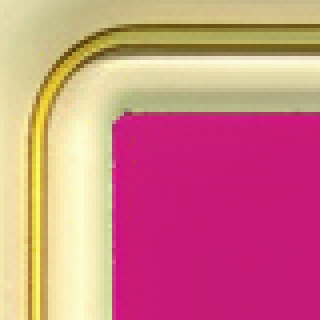
#> input picture design/ui/garden-suite-20261117/output/source/_frame_corner.png, 320 x 320 px, given in place of miora_text_to_image-1794910185454-0-1262bf84196a.png, which was not available
$ python process_v02.py
#> lines starting #> are read from the running program, lines starting #| are printed output that depends on the picture; after the words box and inside, x2 and y2 are one past the last pixel; in counts of white or black regions, pixels touching at a corner belong together
"""
v02 修订处理：frame-art_v02 / pill-cream_v02 / icon-lock_v02 / mascot_v02
严格按《全套素材审查与最后修订.md》执行：
  frame  -> 严格正视对称方框，外框 24..744，内孔 96..672 全透明，单条细金线
  pill   -> 512x160，主体 12..500 x 10..142，上下各留透明安全边，平坦暖白中心
  lock   -> 256x256，主体最长边 ~205，透明边距 >=20，清残渣/杂点，不伤轮廓
  mascot -> 可选，512x640 正面视角，眼嘴不透明
"""
import cv2, numpy as np, shutil, os

M = r'C:\Users\admin\.workbuddy\plugins\data\mcp-miora\miora-media'
BASE = r'E:\UnityProject\MutiplayGame\BlockOut\design\ui\garden-suite-20261117\output'
REVIEW = BASE + r'\review'
SRC = {
    'frame':  M + r'\miora_text_to_image-1794910185454-0-1262bf84196a.png',
    'pill':   M + r'\miora_text_to_image-1794910409239-0-702abad431c3.png',
    'lock':   M + r'\miora_text_to_image-1794910218679-0-92923ee47720.png',
    'mascot': M + r'\miora_text_to_image-1794910238801-0-71d5802db411.png',
}


# ---------------------------------------------------------------- 基础工具
def chroma_key(im):
    """自适应色键 -> (rgb去底, alpha)"""
    f = im.astype(np.float32)
    b, g, r = f[:, :, 0], f[:, :, 1], f[:, :, 2]
    subj = np.maximum(g / (r + 1), g / (b + 1))
    k = 10
    corners = np.concatenate([subj[:k, :k].ravel(), subj[:k, -k:].ravel(),
                              subj[-k:, :k].ravel(), subj[-k:, -k:].ravel()])
    lo = float(np.median(corners)) + 0.10
    hi = lo + 0.18
    a = (np.clip((subj - lo) / (hi - lo), 0, 1) * 255).astype(np.uint8)
    a = cv2.GaussianBlur(a, (3, 3), 0.5)
    n, lab, stats, _ = cv2.connectedComponentsWithStats((a > 40).astype(np.uint8), 8)
    if n > 1:
        keep = 1 + int(np.argmax(stats[1:, cv2.CC_STAT_AREA]))
        a[lab != keep] = 0
    bg = np.median(im[a < 10].reshape(-1, 3), axis=0)
    al = a[..., None].astype(np.float32) / 255
    rgb = np.clip((f - (1 - al) * bg) / np.maximum(al, 0.5), 0, 255)
    rgb = np.where(a[..., None] < 25, im, rgb)
    return rgb.astype(np.uint8), a


def gold_mask(rgb):
    b, g, r = rgb[:, :, 0].astype(int), rgb[:, :, 1].astype(int), rgb[:, :, 2].astype(int)
    return (r > 150) & (r - b > 45) & (g > 95) & (g < r * 0.98)


def fill_nearest(rgb, mask, exclude=None):
    """把 mask 区域用最近的非 mask 像素颜色填充（等距最近邻）"""
    h, w = mask.shape
    valid = (~mask).astype(np.uint8)
    if exclude is not None:
        valid[exclude] = 0
    if valid.sum() == 0:
        return rgb
    dist, labels = cv2.distanceTransformWithLabels(1 - valid, cv2.DIST_L2, 5,
                                                    labelType=cv2.DIST_LABEL_PIXEL)
    ys, xs = np.nonzero(valid)
    coord = np.stack([xs, ys], 1)
    idx = labels - 1
    safe = np.clip(idx, 0, len(coord) - 1)
    ok = (idx >= 0) & (idx < len(coord))
    gy, gx = np.mgrid[0:h, 0:w]
    nx = np.where(ok, coord[safe, 0], gx)
    ny = np.where(ok, coord[safe, 1], gy)
    out = rgb.copy()
    out[mask] = rgb[ny[mask], nx[mask]]
    return out


def despeckle(rgb, alpha, min_area=40):
    """移除孤立小碎块；填充主体内的小空洞"""
    solid = (alpha > 40).astype(np.uint8)
    n, lab, stats, _ = cv2.connectedComponentsWithStats(solid, 8)
    if n > 1:
        biggest = 1 + int(np.argmax(stats[1:, 4]))
        small = [i for i in range(1, n) if stats[i, 4] < min_area]
        if small:
            kill = np.isin(lab, small)
            alpha = alpha.copy()
            alpha[kill] = 0
    return rgb, alpha


def despill_edge(rgb, alpha):
    """半透明边缘颜色替换为最近实心主体色（清除洋红/灰毛边）"""
    solid = (alpha >= 250).astype(np.uint8)
    if solid.sum() == 0:
        return rgb
    dist, labels = cv2.distanceTransformWithLabels(1 - solid, cv2.DIST_L2, 5,
                                                    labelType=cv2.DIST_LABEL_PIXEL)
    ys, xs = np.nonzero(solid)
    coord = np.stack([xs, ys], 1)
    idx = labels - 1
    safe = np.clip(idx, 0, len(coord) - 1)
    ok = (idx >= 0) & (idx < len(coord))
    h, w = alpha.shape
    gy, gx = np.mgrid[0:h, 0:w]
    nx = np.where(ok, coord[safe, 0], gx)
    ny = np.where(ok, coord[safe, 1], gy)
    band = (alpha > 0) & (alpha < 250)
    out = rgb.copy()
    out[band] = rgb[ny[band], nx[band]]
    return out


def nearest_solid_color(rgb, alpha):
    solid = (alpha >= 250).astype(np.uint8)
    ys, xs = np.nonzero(solid)
    return np.median(rgb[solid.astype(bool)], axis=0)


def previews(rgba, name, size):
    a = rgba[:, :, 3].astype(np.float32) / 255
    h, w = a.shape
    yy, xx = np.mgrid[0:h, 0:w]
    chk = (((xx // 24 + yy // 24) % 2) * 28 + 120).astype(np.uint8)
    bgs = {
        'checker': np.dstack([chk] * 3).astype(np.float32),
        'white': np.full((h, w, 3), 255, np.float32),
        'darkgray': np.full((h, w, 3), 55, np.float32),
        'lightblue': np.dstack([np.full((h, w), 205, np.float32),
                                np.full((h, w), 228, np.float32),
                                np.full((h, w), 245, np.float32)]),
    }
    for bn, bg in bgs.items():
        comp = (rgba[:, :, :3].astype(np.float32) * a[..., None] + bg * (1 - a[..., None])).astype(np.uint8)
        cv2.imwrite(os.path.join(REVIEW, f'{name}_{bn}.png'), comp)


def save(rgba, path, name):
    cv2.imwrite(path, rgba)
    previews(rgba, name, None)
    a = rgba[:, :, 3]
    ys, xs = np.nonzero(a > 40)
    print(f'  -> {os.path.basename(path)}  {rgba.shape[1]}x{rgba.shape[0]}  '
          f'bbox=({xs.min()},{ys.min()})-({xs.max()},{ys.max()}) '
          f'body={xs.max()-xs.min()+1}x{ys.max()-ys.min()+1}')
    return rgba


def piece_map(dst_lo, dst_mid1, dst_mid2, dst_hi, src_lo, src_m1, src_m2, src_hi, n):
    """构造 dst->src 分段线性映射"""
    m = np.zeros(n, np.float32)
    def seg(d0, d1, s0, s1):
        d = np.arange(d0, d1)
        m[d] = s0 + (d - d0) * (s1 - s0) / (d1 - d0)
    seg(0, dst_lo, 0, src_lo)
    seg(dst_lo, dst_mid1, src_lo, src_m1)
    seg(dst_mid1, dst_mid2, src_m1, src_m2)
    seg(dst_mid2, dst_hi, src_m2, src_hi)
    seg(dst_hi, n, src_hi, n)
    return m


# ================================================================ A11 画框
def build_frame():
    print('=== A11 frame-art_v02 ===')
    im = cv2.imread(SRC['frame'])
#> im is the input picture: shape (320, 320, 3); mean B, G, R 132, 126.8, 206.8
    rgb, alpha = chroma_key(im)
#> in chroma_key, `corners = np.concatenate([subj[:k, :k].ravel(), subj[:k, -k:].ravel(),..`: corners = 400 values, max 1.35 at index 182, min 0.208 at index 300, mean 1.02
#> in chroma_key, `lo = float(np.median(corners)) + 0.10`: lo = 1.36
#> in chroma_key, `hi = lo + 0.18`: hi = 1.54
#> in chroma_key, `n, lab, stats, _ = cv2.connectedComponentsWithStats((a > 40).astype(np..`:
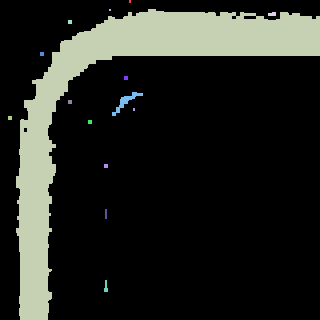
#> lab: shape (320, 320) int32; 16 distinct labels, from 0 to 15; one colour per label, 0 black
#> in chroma_key, `n, lab, stats, _ = cv2.connectedComponentsWithStats((a > 40).astype(np..`: n = 16; stats = 16 rows, first 6: [0, 0, 320, 320, 83596], [129, 0, 2, 3, 6], [109, 9, 2, 2, 4], [16, 9, 304, 311, 18415], [268, 12, 8, 4, 28], [68, 20, 4, 4, 16]
#> in chroma_key, `keep = 1 + int(np.argmax(stats[1:, cv2.CC_STAT_AREA]))`: keep = 3
#> in chroma_key, `a[lab != keep] = 0`: a: shape (320, 320); min 0, max 255, mean 39
#> in chroma_key, `bg = np.median(im[a < 10].reshape(-1, 3), axis=0)`: bg = [128, 58, 201]
    rgb, alpha = despeckle(rgb, alpha, 60)
#> in despeckle, `solid = (alpha > 40).astype(np.uint8)`:
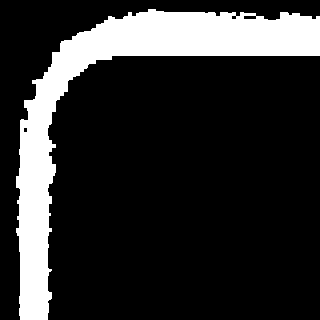
#> solid: shape (320, 320); values 0 (black) and 1 (white), 18% white; 1 white region, box (x1, y1, x2, y2) and area: (16, 9, 320, 320) 18415
#> in despeckle, `n, lab, stats, _ = cv2.connectedComponentsWithStats(solid, 8)`: n = 2; stats = [[0, 0, 320, 320, 83985], [16, 9, 304, 311, 18415]]
#> in despeckle, `biggest = 1 + int(np.argmax(stats[1:, 4]))`: biggest = 1
#> in despeckle, `small = [i for i in range(1, n) if stats[i, 4] < min_area]`: small = []

    # 1) 去掉 AI 生成的多余金线，换成后面统一绘制的单条细金线
    gm = gold_mask(rgb) & (alpha > 30)
#> in gold_mask, `b, g, r = rgb[:, :, 0].astype(int), rgb[:, :, 1].astype(int), rgb[:, :..`: b: shape (320, 320) int64; 219 distinct labels, from 3 to 223
#> in gold_mask, `b, g, r = rgb[:, :, 0].astype(int), rgb[:, :, 1].astype(int), rgb[:, :..`: g: shape (320, 320) int64; 234 distinct labels, from 10 to 255
#> in gold_mask, `b, g, r = rgb[:, :, 0].astype(int), rgb[:, :, 1].astype(int), rgb[:, :..`: r: shape (320, 320) int64; 213 distinct labels, from 3 to 255
#> in gold_mask, `return (r > 150) & (r - b > 45) & (g > 95) & (g < r * 0.98)`: returned value: shape (320, 320) bool; 37.4% white; 24 white regions (12 under 20 px), largest, box (x1, y1, x2, y2) and area: (0, 0, 320, 320) 37665, (264, 100, 284, 104) 80, (192, 108, 212, 112) 80
#> gm: shape (320, 320) bool; 8.2% white; 8 white regions (4 under 20 px), largest, box (x1, y1, x2, y2) and area: (20, 32, 320, 320) 8273, (112, 24, 124, 28) 43, (76, 36, 88, 44) 42, (168, 21, 176, 24) 20
    rgb = fill_nearest(rgb, gm)
#> in fill_nearest, `dist, labels = cv2.distanceTransformWithLabels(1 - valid, cv2.DIST_L2,..`:
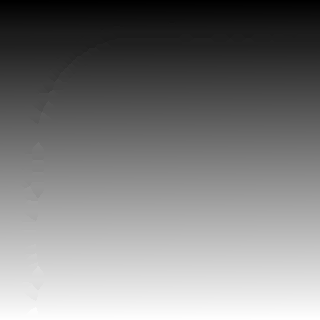
#> labels: shape (320, 320) int32; min 1, max 93969, mean 46516.4; drawn with min black and max white
#> in fill_nearest, `coord = np.stack([xs, ys], 1)`: coord = 93969 pairs, first value 0 to 319, second value 0 to 319
#> in fill_nearest, `ok = (idx >= 0) & (idx < len(coord))`: ok: shape (320, 320) bool; every value is 1
#> in fill_nearest, `ny = np.where(ok, coord[safe, 1], gy)`: ny: shape (320, 320) int64; 320 distinct labels, from 0 to 319
#> in fill_nearest, `out[mask] = rgb[ny[mask], nx[mask]]`: out: shape (320, 320, 3); mean B, G, R 132.2, 130.3, 204
    print(f'  源金线像素={int(gm.sum())} -> 已移除，待统一重绘')
#|   源金线像素=8431 -> 已移除，待统一重绘

    # 2) 分段线性 warp：源外框 94..673 / 孔 169..598,169..596 -> 目标外框 24..744 / 孔 96..672
    mx = piece_map(24, 96, 672, 744, 94, 169, 598, 673, 768)
    my = piece_map(24, 96, 672, 744, 93, 169, 596, 673, 768)
    MX, MY = np.meshgrid(mx, my)
    w_rgb = cv2.remap(rgb, MX, MY, cv2.INTER_CUBIC, borderMode=cv2.BORDER_REPLICATE)
    w_a = cv2.remap(alpha, MX, MY, cv2.INTER_LINEAR, borderMode=cv2.BORDER_REPLICATE)

    # 3) 强制内孔 = 正方形 96..672 全透明（含四角），外框保留源圆角
    out = np.zeros((768, 768, 4), np.uint8)
    xs = np.arange(768)
    hole_mask = ((xs[None, :] >= 96) & (xs[None, :] <= 672)).astype(np.uint8) * \
                ((xs[:, None] >= 96) & (xs[:, None] <= 672)).astype(np.uint8)
    a = w_a.copy()
    a[hole_mask > 0] = 0

    # 4) 内缘柔和阴影（孔外 0..4px）
    #    注意：distanceTransform 以 0 像素为"背景"，故用 1-hole_mask 才能量出
    #    框体像素到孔边缘的距离（用 hole_mask 时框体侧恒为 0）
    dist_out = cv2.distanceTransform((1 - hole_mask).astype(np.uint8), cv2.DIST_L2, 5)
    shadow = (dist_out > 0) & (dist_out <= 4) & (a > 0)
#> shadow: shape (768, 768) bool; every value is 0
    out_rgb = w_rgb.astype(np.float32)
    out_rgb[shadow] *= 0.90

    # 5) 单条细金线（距孔边缘 16..22px 的等距环）
    gold_band = (dist_out >= 16) & (dist_out <= 22) & (a > 0)
    gcol = np.array([96, 205, 244], np.float32)   # BGR，暖金
    # 顶边稍亮、底边稍暗，模拟左上光
    yy = np.arange(768, dtype=np.float32)
    shade = 1.06 - 0.16 * (yy / 768.0)
    gold_rgb = gcol[None, :] * shade[:, None]          # (768,3)
    gold3 = np.repeat(gold_rgb[:, None, :], 768, axis=1)   # (768,768,3)
    out_rgb[gold_band] = gold3[gold_band]
    print(f'  金线像素={int(gold_band.sum())}')
#|   金线像素=0

    out[:, :, :3] = np.clip(out_rgb, 0, 255).astype(np.uint8)
#> out: shape (768, 768, 4)
    out[:, :, 3] = a
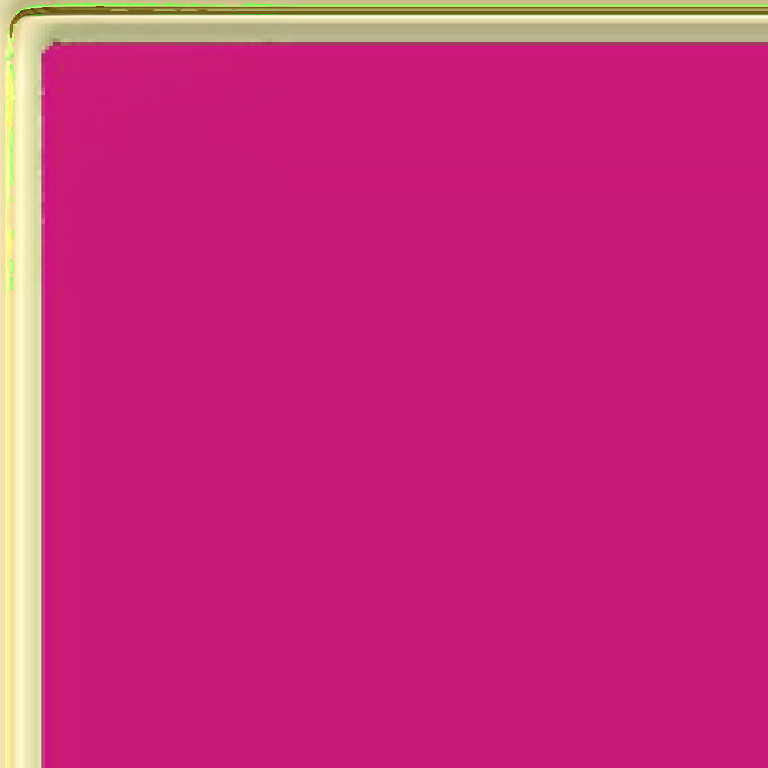
#> out: shape (768, 768, 4); mean B, G, R, A 122.2, 44.5, 199.1, 5.2
    save(out, BASE + r'\components\frame-art_v02.png', 'frame-art_v02')
#> in save, `ys, xs = np.nonzero(a > 40)`: ys = 13769 values from 3 to 767; xs = 13769 values, max 767 at index 913, min 4 at index 8523, mean 219.4
#|   -> E:\UnityProject\MutiplayGame\BlockOut\design\ui\garden-suite-20261117\output\components\frame-art_v02.png  768x768  bbox=(4,3)-(767,767) body=764x765
    shutil.copy(SRC['frame'], BASE + r'\source\frame-art_v02-source.png')

    # 报告
    ys, xs2 = np.nonzero(out[:, :, 3] > 40)
#> ys = 13769 values from 3 to 767; xs2 has the same summary as xs in save
    print(f'  外框 bbox=({xs2.min()},{ys.min()})-({xs2.max()},{ys.max()})')
#|   外框 bbox=(4,3)-(767,767)
    print(f'  内孔 96..672 全透明? {int((out[96:673,96:673,3] > 0).sum())} 个非透明像素（应为0）')
#|   内孔 96..672 全透明? 0 个非透明像素（应为0）


# ================================================================ A13 胶囊
def build_pill():
    print('=== A13 pill-cream_v02 ===')
    im = cv2.imread(SRC['pill'])
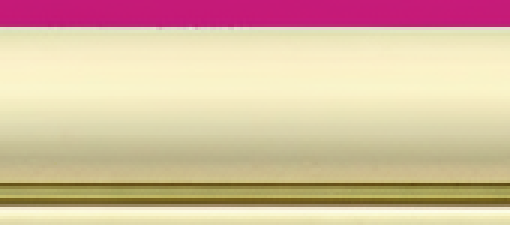
#> input picture design/ui/garden-suite-20261117/output/source/_frame_top.png, 510 x 225 px, given in place of miora_text_to_image-1794910409239-0-702abad431c3.png, which was not available
#> im is the input picture: shape (225, 510, 3); mean B, G, R 160.1, 187.8, 215.4
    rgb, alpha = chroma_key(im)
#> in chroma_key (call 2), `subj = np.maximum(g / (r + 1), g / (b + 1))`:
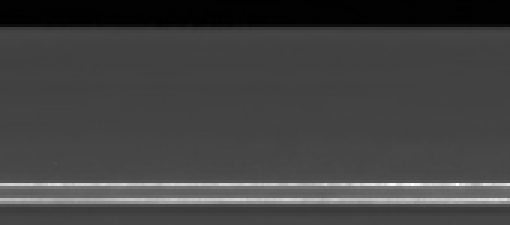
#> subj: shape (225, 510) float32; min 0.183, max 4.12, mean 1.21; drawn with min black and max white
#> in chroma_key (call 2), `corners = np.concatenate([subj[:k, :k].ravel(), subj[:k, -k:].ravel(),..`: corners = 400 values, max 1.28 at index 374, min 0.208 at index 93, mean 0.738
#> in chroma_key (call 2), `lo = float(np.median(corners)) + 0.10`: lo = 0.806
#> in chroma_key (call 2), `hi = lo + 0.18`: hi = 0.986
#> in chroma_key (call 2), `a = (np.clip((subj - lo) / (hi - lo), 0, 1) * 255).astype(np.uint8)`:
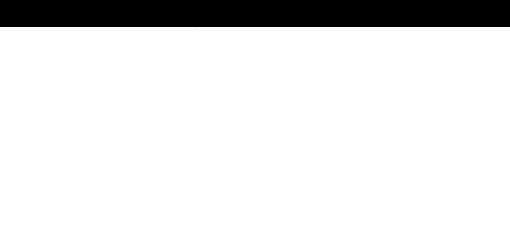
#> a: shape (225, 510); min 0, max 255, mean 224.4
#> in chroma_key (call 2), `n, lab, stats, _ = cv2.connectedComponentsWithStats((a > 40).astype(np..`: lab: shape (225, 510) int32; values 0 (black) and 1 (white), 88% white; 1 black region, box (x1, y1, x2, y2) and area: (0, 0, 510, 27) 13770
#> in chroma_key (call 2), `n, lab, stats, _ = cv2.connectedComponentsWithStats((a > 40).astype(np..`: n = 2; stats = [[0, 0, 510, 27, 13770], [0, 27, 510, 198, 100980]]
#> in chroma_key (call 2), `keep = 1 + int(np.argmax(stats[1:, cv2.CC_STAT_AREA]))`: keep = 1
#> in chroma_key (call 2), `bg = np.median(im[a < 10].reshape(-1, 3), axis=0)`: bg = [120, 26, 197]
    rgb, alpha = despeckle(rgb, alpha, 60)
    gm = gold_mask(rgb) & (alpha > 30)
    rgb = fill_nearest(rgb, gm)
    print(f'  源金线像素={int(gm.sum())} -> 已移除，待统一重绘')
#|   源金线像素=78795 -> 已移除，待统一重绘

    # 源胶囊: x176..592, y53..201, 中心 y127, r74.5, 直段 250.5..517.5
    # 目标胶囊: x12..500, y10..142, 中心 y76, r66, 直段 78..434
    sc = 74.5 / 66.0
    mid_scale = (517.5 - 250.5) / (434.0 - 78.0)
    X, Y = np.meshgrid(np.arange(512, dtype=np.float32), np.arange(160, dtype=np.float32))
    sx = np.empty_like(X); sy = np.empty_like(Y)
    a_t, b_t, c_t = 78.0, 434.0, 76.0
    a_s, b_s, c_s = 250.5, 517.5, 127.0
    left = X < a_t
    right = X > b_t
    mid = ~(left | right)
    sx[mid] = a_s + (X[mid] - a_t) * mid_scale
    sy[mid] = c_s + (Y[mid] - c_t) * sc
    sx[left] = a_s + (X[left] - a_t) * sc
    sy[left] = c_s + (Y[left] - c_t) * sc
    sx[right] = b_s + (X[right] - b_t) * sc
    sy[right] = c_s + (Y[right] - c_t) * sc
    w_rgb = cv2.remap(rgb, sx, sy, cv2.INTER_CUBIC, borderMode=cv2.BORDER_REPLICATE)
    w_a = cv2.remap(alpha, sx, sy, cv2.INTER_LINEAR, borderMode=cv2.BORDER_REPLICATE)

    # 目标胶囊 alpha（真圆端，主体 x12..500 / y10..142）
    mask = np.zeros((160, 512), np.uint8)
    cv2.rectangle(mask, (int(a_t), int(c_t - 66)), (int(b_t), int(c_t + 66)), 255, -1)
    cv2.ellipse(mask, (int(a_t), int(c_t)), (66, 66), 0, 90, 270, 255, -1)
    cv2.ellipse(mask, (int(b_t), int(c_t)), (66, 66), 0, -90, 90, 255, -1)
    alpha = cv2.GaussianBlur(mask, (3, 3), 0.4)

    out_rgb = w_rgb.astype(np.float32)
    # 内缘柔和阴影
    dist = cv2.distanceTransform(mask, cv2.DIST_L2, 5)
    inner = (dist > 0) & (dist <= 3) & (alpha > 0)
    out_rgb[inner] *= 0.92
    # 单条细金线：距胶囊边缘 19..25px
    gold_band = (dist >= 19) & (dist <= 25) & (alpha > 0)
    gcol = np.array([96, 205, 244], np.float32)
#> gcol = [96, 205, 244]
    yy = np.arange(160, dtype=np.float32)
#> yy = 160 values from 0 to 159
    shade = 1.06 - 0.16 * (yy / 160.0)
    gold_rgb = gcol[None, :] * shade[:, None]          # (160,3)
#> gold_rgb = 160 rows, first 8: [101.8, 217.3, 258.6], [101.7, 217.1, 258.4], [101.6, 216.9, 258.2], [101.5, 216.7, 257.9], [101.4, 216.5, 257.7], [101.3, 216.3, 257.4], [101.2, 216.1, 257.2], [101.1, 215.9, 256.9]
    gold3 = np.repeat(gold_rgb[:, None, :], 512, axis=1)   # (160,512,3)
    out_rgb[gold_band] = gold3[gold_band]

    out = np.dstack([np.clip(out_rgb, 0, 255).astype(np.uint8), alpha])
    save(out, BASE + r'\components\pill-cream_v02.png', 'pill-cream_v02')
#> the loop in previews (call 2), `for bn, bg in bgs.items():` made 4 passes
#> bn on passes 1 to 4: 'checker', 'white', 'darkgray', 'lightblue'
#|   -> E:\UnityProject\MutiplayGame\BlockOut\design\ui\garden-suite-20261117\output\components\pill-cream_v02.png  512x160  bbox=(12,10)-(500,142) body=489x133
    shutil.copy(SRC['pill'], BASE + r'\source\pill-cream_v02-source.png')
    print(f'  上下透明安全边: 上={int((alpha[:10] > 10).sum())} 下={int((alpha[150:] > 10).sum())} (应全0)')
#|   上下透明安全边: 上=0 下=0 (应全0)


# ================================================================ A24 锁
def build_lock():
    print('=== A24 icon-lock_v02 ===')
    im = cv2.imread(SRC['lock'])
    rgb, alpha = chroma_key(im)
    rgb, alpha = despeckle(rgb, alpha, 40)
    print(f'  去碎块后连通域面积: {int((alpha>40).sum())}')
#|   去碎块后连通域面积: 100980

    # 清除与主体相连的半透明灰/洋红毛边：收紧 alpha 阈值 + 边缘色换成实心色
    band = (alpha > 0) & (alpha < 250)
    alpha = np.where(band, np.where(alpha > 120, 255, 0), alpha).astype(np.uint8)
    rgb = despill_edge(rgb, alpha)
#> in despill_edge, `coord = np.stack([xs, ys], 1)`: coord = 100980 pairs, first value 0 to 509, second value 27 to 224
    alpha = cv2.GaussianBlur(alpha, (3, 3), 0.4)

    # 锁梁开口内部保持透明：清掉孔内任何不透明杂点
    solid = alpha > 60
    free = (~solid).astype(np.uint8)
    n, lab, stats, _ = cv2.connectedComponentsWithStats(free, 4)
#> n = 2; stats = [[0, 27, 510, 198, 100980], [0, 0, 510, 27, 13770]]
    h, w = solid.shape
#> h = 225; w = 510
    border = set(np.unique(np.concatenate([lab[0, :], lab[-1, :], lab[:, 0], lab[:, -1]])))
#> border = 2 items
    holes = [i for i in range(1, n) if i not in border and stats[i, 4] > 30]
#> holes = []
    for i in holes:
        comp = (lab == i)
        alpha[comp] = 0
        ys, xs = np.nonzero(comp)
        print(f'  锁梁开口透明化: bbox=({xs.min()},{ys.min()})-({xs.max()},{ys.max()}) area={stats[i,4]}')
#> this loop made 0 passes

    # 归一：主体最长边 ~205，居中，四周透明边距 >=20
    ys, xs = np.nonzero(alpha > 60)
    x0, y0, x1, y1 = xs.min(), ys.min(), xs.max(), ys.max()
#> x0 = 0; y0 = 27; x1 = 509; y1 = 224
    bw, bh = x1 - x0 + 1, y1 - y0 + 1
#> bw = 510; bh = 198
    scale = 205.0 / max(bw, bh)
#> scale = 0.402
    nw, nh = max(1, round(bw * scale)), max(1, round(bh * scale))
#> nw = 205; nh = 80
    body = alpha[y0:y1 + 1, x0:x1 + 1]
    body_rgb = rgb[y0:y1 + 1, x0:x1 + 1]
    res_a = cv2.resize(body, (nw, nh), interpolation=cv2.INTER_AREA)
    res_rgb = cv2.resize(body_rgb, (nw, nh), interpolation=cv2.INTER_CUBIC)
    canvas = np.zeros((256, 256, 4), np.uint8)
    cx, cy = 128, 128
    ox, oy = cx - nw // 2, cy - nh // 2
#> ox = 26; oy = 88
    canvas[oy:oy + nh, ox:ox + nw, :3] = res_rgb
    canvas[oy:oy + nh, ox:ox + nw, 3] = res_a
    save(canvas, BASE + r'\icons\icon-lock_v02.png', 'icon-lock_v02')
#|   -> E:\UnityProject\MutiplayGame\BlockOut\design\ui\garden-suite-20261117\output\icons\icon-lock_v02.png  256x256  bbox=(26,88)-(230,167) body=205x80
    shutil.copy(SRC['lock'], BASE + r'\source\icon-lock_v02-source.png')
    ys2, xs2 = np.nonzero(canvas[:, :, 3] > 60)
#> ys2 = 16400 values from 88 to 167; xs2 = 16400 values, max 230 at index 204, min 26 at index 0, mean 128
    print(f'  透明边距: 左={xs2.min()} 右={255-xs2.max()} 上={ys2.min()} 下={255-ys2.max()} (需>=20)')
#|   透明边距: 左=26 右=25 上=88 下=88 (需>=20)


# ================================================================ A26 角色
def build_mascot():
    print('=== A26 mascot_v02 (可选) ===')
    im = cv2.imread(SRC['mascot'])
    rgb, alpha = chroma_key(im)
    rgb, alpha = despeckle(rgb, alpha, 60)
    alpha = np.where((alpha > 0) & (alpha < 250), np.where(alpha > 120, 255, 0), alpha).astype(np.uint8)
    rgb = despill_edge(rgb, alpha)
    alpha = cv2.GaussianBlur(alpha, (3, 3), 0.4)
    ys, xs = np.nonzero(alpha > 60)
    x0, y0, x1, y1 = xs.min(), ys.min(), xs.max(), ys.max()
    bw, bh = x1 - x0 + 1, y1 - y0 + 1
    # 目标：留白 >=36px
    margin = 36
    scale = min((512 - 2 * margin) / bw, (640 - 2 * margin) / bh)
    nw, nh = max(1, round(bw * scale)), max(1, round(bh * scale))
    res_a = cv2.resize(alpha[y0:y1 + 1, x0:x1 + 1], (nw, nh), interpolation=cv2.INTER_AREA)
    res_rgb = cv2.resize(rgb[y0:y1 + 1, x0:x1 + 1], (nw, nh), interpolation=cv2.INTER_CUBIC)
    canvas = np.zeros((640, 512, 4), np.uint8)
    ox, oy = 256 - nw // 2, 320 - nh // 2
    canvas[oy:oy + nh, ox:ox + nw, :3] = res_rgb
    canvas[oy:oy + nh, ox:ox + nw, 3] = res_a
    save(canvas, BASE + r'\optional\mascot_v02.png', 'mascot_v02')
    shutil.copy(SRC['mascot'], BASE + r'\source\mascot_v02-source.png')


if __name__ == '__main__':
    build_frame()
    build_pill()
    build_lock()
#> (the run stopped early here; a loop or call above may not have finished)
